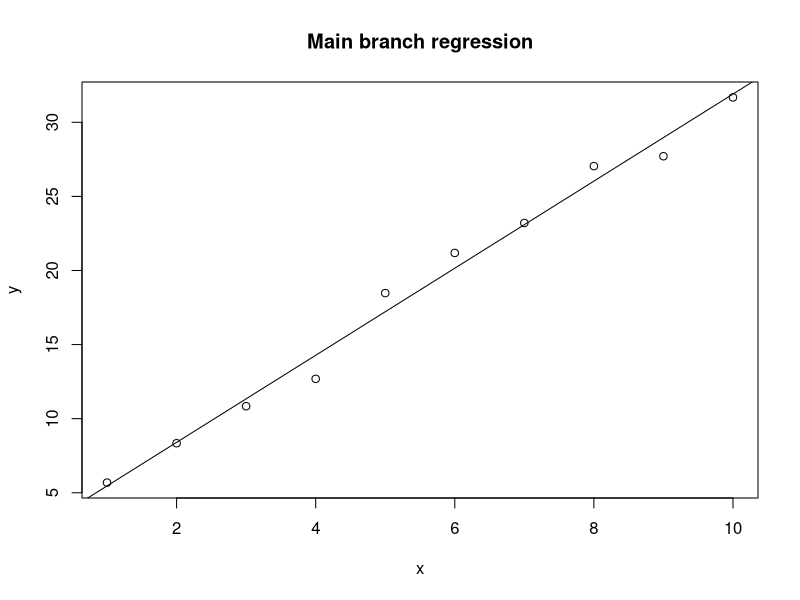
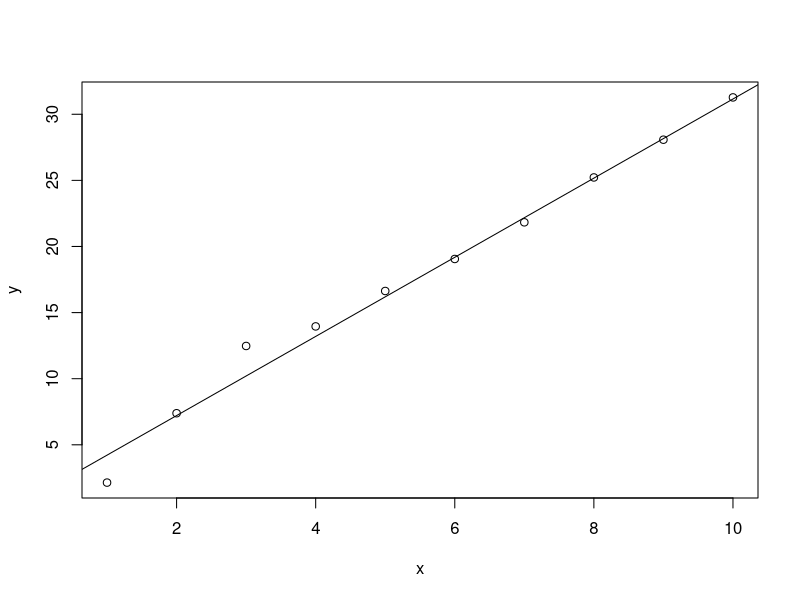
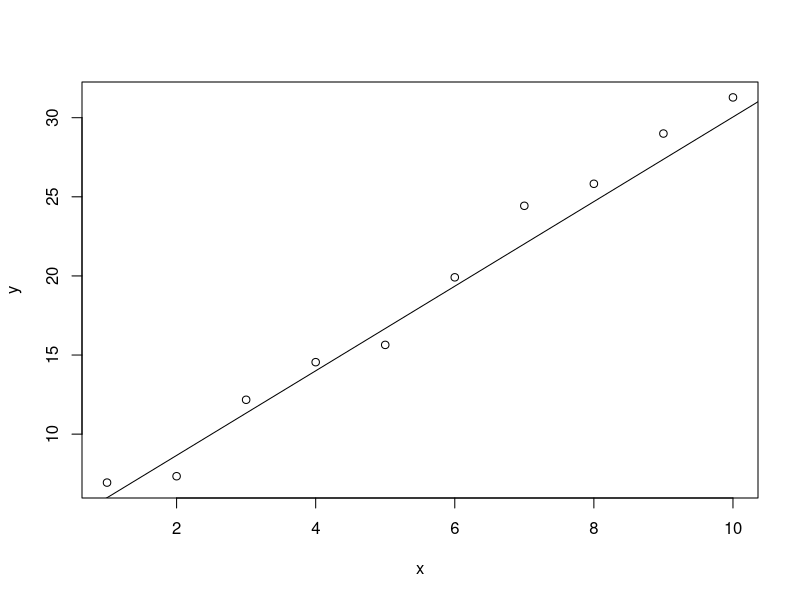
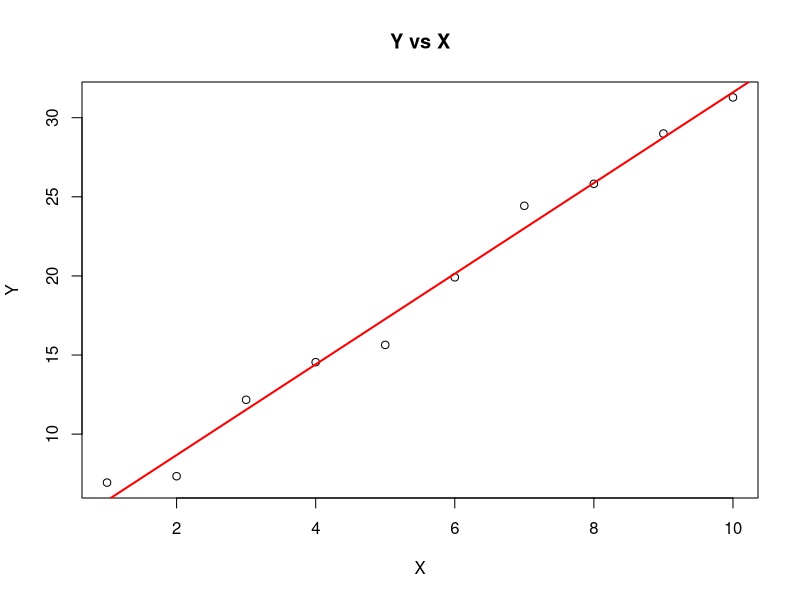

The R script that drew these images, in order:
x <- 1:10
y <- 2 + 3*x + rnorm(10)
model <- lm(y ~ x)
summary(model)
plot(x, y, main = "Main branch regression")
abline(model)

x <- 1:10
y <- 2 + 3*x + rnorm(10)
z <- rnorm(10)
model <- lm(y ~ x + z)
summary(model)
plot(x, y)
abline(model)

x <- 1:10
y <- 2 + 3*x + rnorm(10)
z <- rnorm(10)
model <- lm(y ~ x + I(x^2) + z)
summary(model)
plot(x, y)
abline(model)


model1 <- lm(y ~ x)
plot(x, y, main = "Y vs X",
     xlab = "X", ylab = "Y")
abline(model1, col = "red", lwd = 2)
